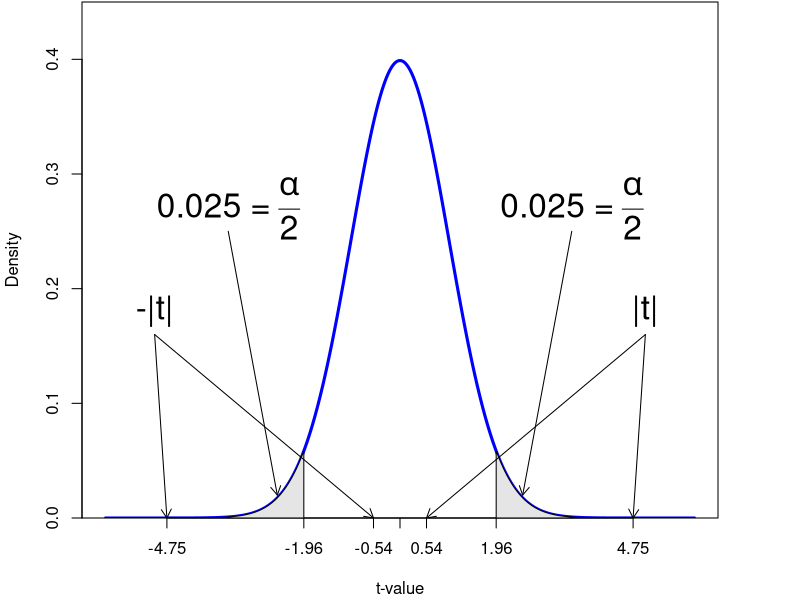

Write the R code that produced this figure.
## ---- chunk 1
library(AER) # load Applied Econometrics with R library
library(parameters) # Load parameters library for robust SE computation
data(CASchools) # Load CASchools data
# Generate a couple of useful variables
CASchools$STR <- CASchools$students/CASchools$teachers  # Student-teacher ratio
CASchools$Score <- (CASchools$read + CASchools$math)/2  # Student test score
data(CPSSWEducation) # Load CPSSWEducation data
## ---- chunk 2
# Plot the standard normal on the support [-6,6]
t <- seq(-6, 6, 0.01)
par(mar = c(4.1,4.1,0.1,4.1))
plot(x = t, 
     y = dnorm(t, 0, 1), 
     type = "l", 
     col = "blue", 
     lwd = 3, 
     yaxs = "i",
     ylab = "Density",
     xaxt="n",
     xlab = "t-value",
     ylim = c(0, 0.45) )

tact <- -0.54

axis(1, at = c(0, -1.96, 1.96, -tact, tact,-4.75,4.75))

# Shade the critical regions using polygon():

#critical region in left tail

polygon(x = c(-6, seq(-6, -1.96, 0.01), -1.96),
        y = c(0, dnorm(seq(-6, -1.96, 0.01)), 0),
        col = 'gray90')

# critical region in right tail

polygon(x = c(1.96, seq(1.96, 6, 0.01), 6),
        y = c(0, dnorm(seq(1.96, 6, 0.01)), 0),
        col = 'gray90')

# Add arrows and texts indicating critical regions and the p-value
arrows(-3.5, 0.25, -2.5, 0.02, length = 0.1)
arrows(3.5, 0.25, 2.5, 0.02, length = 0.1)

arrows(-5, 0.16, -0.54, 0, length = 0.1)
arrows(5, 0.16, 0.54, 0, length = 0.1)

arrows(-5, 0.16, -4.75, 0, length = 0.1)
arrows(5, 0.16, 4.75, 0, length = 0.1)


text(-3.5, 0.27,
     labels = expression("0.025"~"="~over(alpha, 2)),
     cex = 2)
text(3.5, 0.27,
     labels = expression("0.025"~"="~over(alpha, 2)),
     cex = 2)

text(-5, 0.18, 
     labels = expression(paste("-|",t,"|")), 
     cex = 2)
text(5, 0.18, 
     labels = expression(paste("|",t,"|")), 
     cex = 2)


## ---- chunk 3
# Regression of Score on STR using CASchools dataframe
lm1 <- lm(Score ~ STR, data = CASchools) # Fitted model in lm1
# Regression output with heteroskedastic robust SEs
parameters(lm1, robust = TRUE, vcov_type = "HC1")
## ---- chunk 4
# Regression output with heteroskedastic robust SEs
parameters(lm1, robust = TRUE, vcov_type = "HC1")
